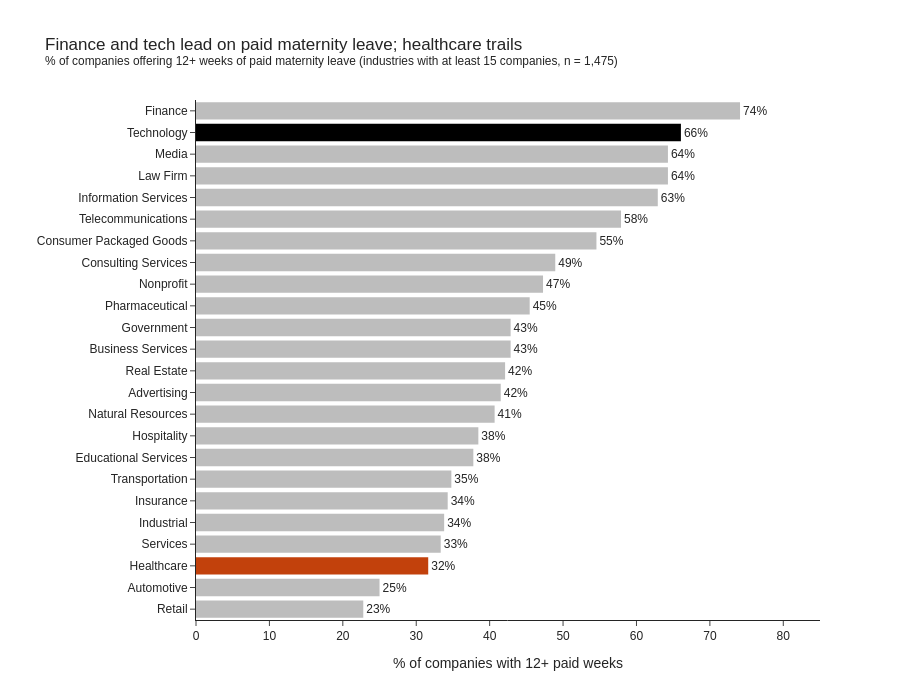

Notebook source saved alongside this figure:
### Markdown cell above
### 4. Which industries offer mothers the most paid leave?

This uses all 1,599 companies (paid maternity leave is reported for every company). Only industries with at least 15 companies are shown.

### Code cell
industry_mat = df.groupby('Industry', as_index=False).agg(
    companies=('Company', 'size'),
    median_weeks=('Paid Maternity Leave', 'median'),
    pct_12_plus=('Paid Maternity Leave', lambda s: (s >= 12).mean() * 100),
    pct_zero=('Paid Maternity Leave', lambda s: (s == 0).mean() * 100),
).query('companies >= 15').sort_values('pct_12_plus')

industry_mat['Highlight'] = np.select(
    [industry_mat['Industry'] == 'Technology', industry_mat['Industry'] == 'Healthcare'],
    ['Technology', 'Healthcare'], default='Other')

fig = px.bar(
    industry_mat, x='pct_12_plus', y='Industry', orientation='h', color='Highlight',
    color_discrete_map={'Technology': 'black', 'Healthcare': MOM_COLOR, 'Other': GRAY},
    hover_data=['companies', 'median_weeks', 'pct_zero'],
    text=industry_mat['pct_12_plus'].round(0).astype(int).astype(str) + '%',
    title=f'Finance and tech lead on paid maternity leave; healthcare trails<br><sup>% of companies offering 12+ weeks of paid maternity leave (industries with at least 15 companies, n = {industry_mat["companies"].sum():,})</sup>',
    labels={'pct_12_plus': '% of companies with 12+ paid weeks', 'Industry': ''},
)
fig.update_traces(textposition='outside', cliponaxis=False, marker_line_width=0)
fig.update_layout(showlegend=False, height=700, xaxis_range=[0, 85])
fig.update_yaxes(categoryorder='array', categoryarray=industry_mat['Industry'])
fig.show()

industry_mat.drop(columns='Highlight').sort_values('pct_12_plus', ascending=False).round(1).iloc[[0, 1, 2, 3, -3, -2, -1]]

### Figure 1 — Plotly figure (JSON) as saved in the notebook; plotly's stock layout.template omitted (floating-point values rounded to 4 significant figures)
{"data": [{"cliponaxis": false, "customdata": [[79.0, 8.0, 3.797], [16.0, 6.75, 6.25], [15.0, 8.0, 20.0], [71.0, 6.0, 2.817], [70.0, 6.5, 1.429], [23.0, 6.0, 4.348], [90.0, 8.0, 3.333], [26.0, 8.0, 3.846], [59.0, 9.0, 5.085], [53.0, 8.0, 0.0], [19.0, 8.0, 0.0], [77.0, 9.0, 5.195], [35.0, 9.0, 8.571], [22.0, 8.5, 0.0], [55.0, 8.0, 7.273], [47.0, 10.0, 0.0], [44.0, 12.0, 0.0], [19.0, 12.0, 5.263], [62.0, 12.0, 1.613], [28.0, 12.0, 3.571], [28.0, 12.0, 0.0], [112.0, 12.0, 0.8929]], "hovertemplate": "Highlight=Other<br>% of companies with 12+ paid weeks=%{x}<br>=%{y}<br>text=%{text}<br>companies=%{customdata[0]}<br>median_weeks=%{customdata[1]}<br>pct_zero=%{customdata[2]}<extra></extra>", "legendgroup": "Other", "marker": {"color": "#BDBDBD", "line": {"width": 0}, "pattern": {"shape": ""}}, "name": "Other", "orientation": "h", "showlegend": true, "text": ["23%", "25%", "33%", "34%", "34%", "35%", "38%", "38%", "41%", "42%", "42%", "43%", "43%", "45%", "47%", "49%", "55%", "58%", "63%", "64%", "64%", "74%"], "textposition": "outside", "type": "bar", "x": [22.78, 25.0, 33.33, 33.8, 34.29, 34.78, 37.78, 38.46, 40.68, 41.51, 42.11, 42.86, 42.86, 45.45, 47.27, 48.94, 54.55, 57.89, 62.9, 64.29, 64.29, 74.11], "xaxis": "x", "y": ["Retail", "Automotive", "Services", "Industrial", "Insurance", "Transportation", "Educational Services", "Hospitality", "Natural Resources", "Advertising", "Real Estate", "Business Services", "Government", "Pharmaceutical", "Nonprofit", "Consulting Services", "Consumer Packaged Goods", "Telecommunications", "Information Services", "Law Firm", "Media", "Finance"], "yaxis": "y"}, {"cliponaxis": false, "customdata": [[98.0, 6.0, 14.29]], "hovertemplate": "Highlight=Healthcare<br>% of companies with 12+ paid weeks=%{x}<br>=%{y}<br>text=%{text}<br>companies=%{customdata[0]}<br>median_weeks=%{customdata[1]}<br>pct_zero=%{customdata[2]}<extra></extra>", "legendgroup": "Healthcare", "marker": {"color": "#C2410C", "line": {"width": 0}, "pattern": {"shape": ""}}, "name": "Healthcare", "orientation": "h", "showlegend": true, "text": ["32%"], "textposition": "outside", "type": "bar", "x": [31.63], "xaxis": "x", "y": ["Healthcare"], "yaxis": "y"}, {"cliponaxis": false, "customdata": [[327.0, 12.0, 0.9174]], "hovertemplate": "Highlight=Technology<br>% of companies with 12+ paid weeks=%{x}<br>=%{y}<br>text=%{text}<br>companies=%{customdata[0]}<br>median_weeks=%{customdata[1]}<br>pct_zero=%{customdata[2]}<extra></extra>", "legendgroup": "Technology", "marker": {"color": "black", "line": {"width": 0}, "pattern": {"shape": ""}}, "name": "Technology", "orientation": "h", "showlegend": true, "text": ["66%"], "textposition": "outside", "type": "bar", "x": [66.06], "xaxis": "x", "y": ["Technology"], "yaxis": "y"}], "layout": {"barmode": "relative", "height": 700, "legend": {"title": {"text": "Highlight"}, "tracegroupgap": 0}, "showlegend": false, "title": {"text": "Finance and tech lead on paid maternity leave; healthcare trails<br><sup>% of companies offering 12+ weeks of paid maternity leave (industries with at least 15 companies, n = 1,475)</sup>"}, "xaxis": {"anchor": "y", "domain": [0.0, 1.0], "range": [0, 85], "title": {"text": "% of companies with 12+ paid weeks"}}, "yaxis": {"anchor": "x", "categoryarray": ["Retail", "Automotive", "Healthcare", "Services", "Industrial", "Insurance", "Transportation", "Educational Services", "Hospitality", "Natural Resources", "Advertising", "Real Estate", "Business Services", "Government", "Pharmaceutical", "Nonprofit", "Consulting Services", "Consumer Packaged Goods", "Telecommunications", "Information Services", "Law Firm", "Media", "Technology", "Finance"], "categoryorder": "array", "domain": [0.0, 1.0], "title": {"text": ""}}}}
